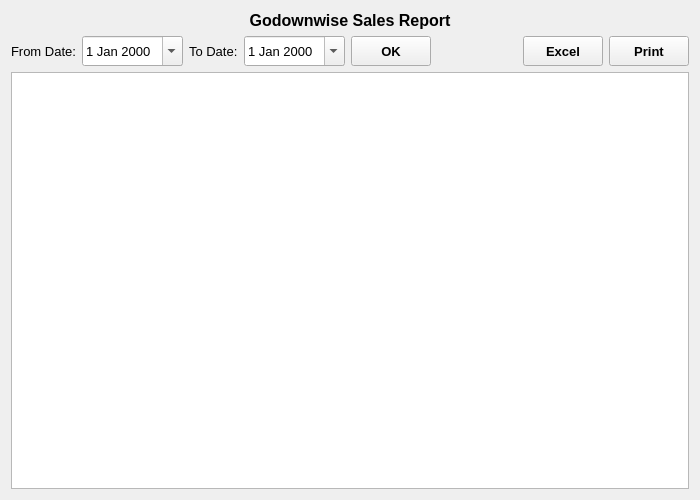
<?xml version="1.0" encoding="UTF-8"?>
<ui version="4.0">
 <class>GodownwiseReport</class>
 <widget class="QWidget" name="GodownwiseReport">
  <property name="geometry">
   <rect>
    <x>0</x>
    <y>0</y>
    <width>700</width>
    <height>500</height>
   </rect>
  </property>
  <property name="font">
   <font>
    <family>Microsoft YaHei UI</family>
    <pointsize>10</pointsize>
   </font>
  </property>
  <property name="windowTitle">
   <string>Form</string>
  </property>
  <layout class="QVBoxLayout" name="verticalLayout">
   <item>
    <widget class="QLabel" name="label">
     <property name="font">
      <font>
       <pointsize>12</pointsize>
       <weight>75</weight>
       <bold>true</bold>
      </font>
     </property>
     <property name="text">
      <string>Godownwise Sales Report</string>
     </property>
     <property name="alignment">
      <set>Qt::AlignCenter</set>
     </property>
    </widget>
   </item>
   <item>
    <layout class="QHBoxLayout" name="horizontalLayout" stretch="0,0,0,0,0,0,0,0,0">
     <item>
      <widget class="QLabel" name="fromDateLabel">
       <property name="text">
        <string>From Date:</string>
       </property>
      </widget>
     </item>
     <item>
      <widget class="QDateEdit" name="fromDateDateEdit">
       <property name="minimumSize">
        <size>
         <width>0</width>
         <height>30</height>
        </size>
       </property>
       <property name="calendarPopup">
        <bool>true</bool>
       </property>
      </widget>
     </item>
     <item>
      <widget class="QLabel" name="toDateLabel">
       <property name="text">
        <string>To Date:</string>
       </property>
      </widget>
     </item>
     <item>
      <widget class="QDateEdit" name="toDateDateEdit">
       <property name="minimumSize">
        <size>
         <width>0</width>
         <height>30</height>
        </size>
       </property>
       <property name="calendarPopup">
        <bool>true</bool>
       </property>
      </widget>
     </item>
     <item>
      <layout class="QHBoxLayout" name="searchLay"/>
     </item>
     <item>
      <widget class="QToolButton" name="OKButton">
       <property name="minimumSize">
        <size>
         <width>80</width>
         <height>30</height>
        </size>
       </property>
       <property name="font">
        <font>
         <weight>75</weight>
         <bold>true</bold>
        </font>
       </property>
       <property name="text">
        <string>OK</string>
       </property>
      </widget>
     </item>
     <item>
      <spacer name="horizontalSpacer">
       <property name="orientation">
        <enum>Qt::Horizontal</enum>
       </property>
       <property name="sizeHint" stdset="0">
        <size>
         <width>40</width>
         <height>20</height>
        </size>
       </property>
      </spacer>
     </item>
     <item>
      <widget class="QToolButton" name="excelButton">
       <property name="minimumSize">
        <size>
         <width>80</width>
         <height>30</height>
        </size>
       </property>
       <property name="font">
        <font>
         <weight>75</weight>
         <bold>true</bold>
        </font>
       </property>
       <property name="text">
        <string>Excel</string>
       </property>
      </widget>
     </item>
     <item>
      <widget class="QToolButton" name="printButton">
       <property name="minimumSize">
        <size>
         <width>80</width>
         <height>30</height>
        </size>
       </property>
       <property name="font">
        <font>
         <weight>75</weight>
         <bold>true</bold>
        </font>
       </property>
       <property name="text">
        <string>Print</string>
       </property>
      </widget>
     </item>
    </layout>
   </item>
   <item>
    <widget class="QTableView" name="tableView">
     <property name="font">
      <font>
       <pointsize>12</pointsize>
      </font>
     </property>
     <property name="alternatingRowColors">
      <bool>true</bool>
     </property>
    </widget>
   </item>
  </layout>
 </widget>
 <resources/>
 <connections/>
</ui>
